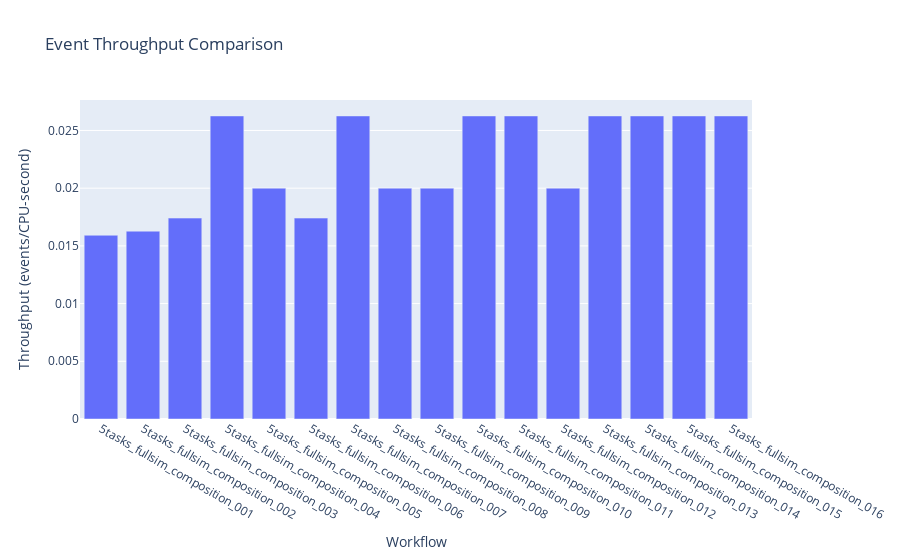

Notebook code for this chart:
### Markdown cell above
## Performance Metrics

### Code cell
# Event throughput comparison
fig = px.bar(
    df,
    x='workflow_name',
    y='event_throughput',
    title="Event Throughput Comparison",
    labels={'event_throughput': 'Throughput (events/CPU-second)', 'workflow_name': 'Workflow'}
)
fig.show()

### Figure 1 — Plotly figure (JSON) as saved in the notebook; plotly's stock layout.template omitted (floating-point values rounded to 4 significant figures)
{"data": [{"hovertemplate": "Workflow=%{x}<br>Throughput (events/CPU-second)=%{y}<extra></extra>", "legendgroup": "", "marker": {"color": "#636efa", "pattern": {"shape": ""}}, "name": "", "orientation": "v", "showlegend": false, "textposition": "auto", "type": "bar", "x": ["5tasks_fullsim_composition_001", "5tasks_fullsim_composition_002", "5tasks_fullsim_composition_003", "5tasks_fullsim_composition_004", "5tasks_fullsim_composition_005", "5tasks_fullsim_composition_006", "5tasks_fullsim_composition_007", "5tasks_fullsim_composition_008", "5tasks_fullsim_composition_009", "5tasks_fullsim_composition_010", "5tasks_fullsim_composition_011", "5tasks_fullsim_composition_012", "5tasks_fullsim_composition_013", "5tasks_fullsim_composition_014", "5tasks_fullsim_composition_015", "5tasks_fullsim_composition_016"], "xaxis": "x", "y": [0.01592, 0.01627, 0.01741, 0.02626, 0.02, 0.01741, 0.02626, 0.02, 0.02, 0.02626, 0.02626, 0.02, 0.02626, 0.02626, 0.02626, 0.02626], "yaxis": "y"}], "layout": {"autosize": true, "barmode": "relative", "legend": {"tracegroupgap": 0}, "title": {"text": "Event Throughput Comparison"}, "xaxis": {"anchor": "y", "autorange": true, "domain": [0, 1], "range": [-0.5, 15.5], "title": {"text": "Workflow"}, "type": "category"}, "yaxis": {"anchor": "x", "autorange": true, "domain": [0, 1], "range": [0, 0.02764], "title": {"text": "Throughput (events/CPU-second)"}, "type": "linear"}}}
